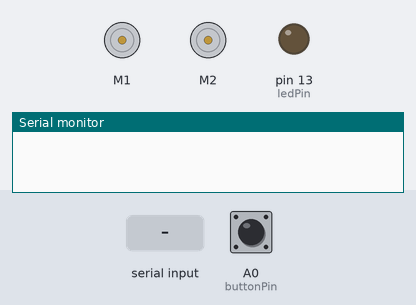
A sketch run on a simulated Arduino Uno, built with avr-gcc and run on an emulated ATmega328P. Parts: 2 × DC motor (green arrow = forward, orange = backward, longer = faster), output pins drawn as LEDs (lit = HIGH), the last lines printed to the serial monitor. The inputs (shaded band) are chosen by the test bench; at power-on: A0 (buttonPin) LOW.

Above: at 1.2 s.
1.3 s: "input_motor_ph_up" received over Serial
3.8 s: A0 (buttonPin) pulled HIGH for 0.15 s
At 3.87 s:
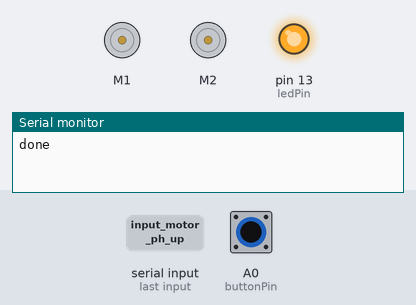
5.4 s: "input_motor_ph_down" received over Serial
7.9 s: A0 (buttonPin) pulled HIGH for 1 s
At 9.6 s:
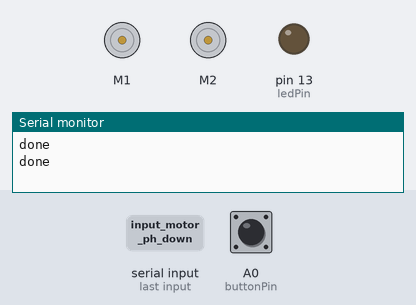
10.4 s: A0 (buttonPin) pulled HIGH for 3.2 s
At 10.8 s:
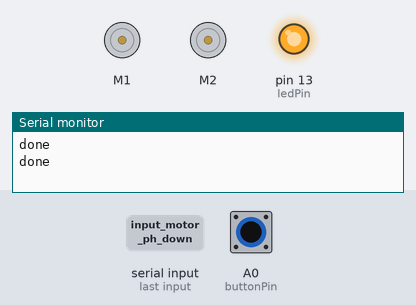
Timing chart, 0 to 15.1 s (numbered marks = the images above; inputs shaded):
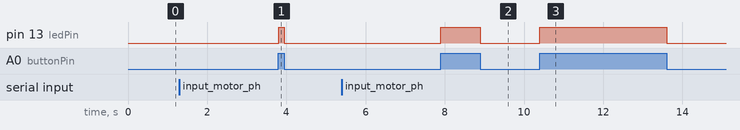

Measured:
- after the input at 3.8 s, pin 13 (ledPin): LOW → HIGH at once, → LOW 0.15 s later
- after the input at 7.9 s, pin 13 (ledPin): LOW → HIGH at once, → LOW 1.0 s later
- after the input at 10.4 s, pin 13 (ledPin): LOW → HIGH at once, → LOW 3.2 s later

The sketch:

arduino_sensors_finished.ino
```cpp
String action;


/// temp code
/// ---------

#include "DHT.h"
const int DHTPIN = 6;     // what temp pin we're connected to
//#define DHTTYPE DHT11   // DHT 11
#define DHTTYPE DHT22     // DHT 22  (AM2302)
//#define DHTTYPE DHT21   // DHT 21 (AM2301)
DHT dht(DHTPIN, DHTTYPE);


/// button code
/// ---------
const int buttonPin = A0;    // the number of the pushbutton pin
const int ledPin    = 13;    // the number of the LED pin
int buttonState     = 0;     // variable for reading the pushbutton status


/// motor driver code
/// ---------
#include <AFMotor.h>
AF_DCMotor motor1(1);
AF_DCMotor motor2(2);


/// rf code
/// ---------
#include <RCSwitch.h>
RCSwitch mySwitch = RCSwitch();


void setup() {

    Serial.begin(2000000);


    /// temp code
    /// ---------
    dht.begin();


    /// button code
    /// ---------
    // initialize the LED pin as an output:
    pinMode(ledPin, OUTPUT);
    // initialize the pushbutton pin as an input:
    pinMode(buttonPin, INPUT);


    /// rf code receive
    /// ---------
    mySwitch.enableReceive(1);
    // 0 for uno


    /// rf code transmit
    /// ---------
    mySwitch.enableTransmit(3);
    // 3 for uno
}


void loop() {

    // get action from raspberry pi
    if (Serial.available()) {
      action = Serial.readString();
    }


    // split string into parts
    String action_a = getValue(action, '|', 0);
    String action_b = getValue(action, '|', 1);
    String action_c = getValue(action, '|', 2);
    String action_d = getValue(action, '|', 3);


    // convert string parts into integers
    long action_b_int = action_b.toInt();
    int action_c_int  = action_c.toInt();
    int action_d_int  = action_d.toInt();

    /// temp code
    /// ---------
    if (action_a == "input_temp") {
      // Reading temperature or humidity takes about 250 milliseconds!
      // Sensor readings may also be up to 2 seconds 'old' (its a very slow sensor)
      float h = dht.readHumidity();
      float t = dht.readTemperature();

      // check if returns are valid, if they are NaN (not a number) then something went wrong!
      if (isnan(t) || isnan(h)) {
          Serial.println("Failed to read from DHT");
      } else {

          aprintf("%f|%f", t, h);

      }
    }


      /// button code
      /// ---------

      // read the state of the pushbutton value:
      buttonState = digitalRead(buttonPin);

      // check if the pushbutton is pressed.
      // if it is, the buttonState is HIGH:
      if (buttonState == HIGH) {
          // turn LED on:
          digitalWrite(ledPin, HIGH);
      }
      else {
          // turn LED off:
          digitalWrite(ledPin, LOW);
      }


    /// motor code
    /// ---------
    if (action_a == "input_motor_ph_up") {
      //Serial.println("pH up on");
      motor1.run(FORWARD);
      motor1.setSpeed(action_c_int);
      delay(action_b_int);
      motor1.run(RELEASE);
      Serial.println("done");
    }
    if (action_a == "input_motor_ph_down") {
      //Serial.println("pH down on");
      motor2.run(FORWARD);
      motor2.setSpeed(action_c_int);
      delay(action_b_int);
      motor2.run(RELEASE);
      Serial.println("done");
    }


    /// rf code receive
    /// ---------
    if (action_a == "input_read_rf") {

      Serial.print(mySwitch.getReceivedValue());
      Serial.print("|");
      Serial.print(mySwitch.getReceivedBitlength());
      Serial.print("|");
      Serial.print(mySwitch.getReceivedDelay());

    }


    /// rf code transmit
    /// ---------
    if (action_a == "input_send_rf") {

      // send 3 times to make sure code was successfully sent
      mySwitch.setPulseLength(action_d_int);
      mySwitch.send(action_b_int, action_c_int);

      mySwitch.setPulseLength(action_d_int);
      mySwitch.send(action_b_int, action_c_int);

      mySwitch.setPulseLength(action_d_int);
      mySwitch.send(action_b_int, action_c_int);

    }


    // reset the variable action
    action            = "";
    action_a          = "";
    action_b          = "";
    action_c          = "";
    action_d          = "";
    mySwitch.resetAvailable();
}


// functions


// split incoming string into seperate values
String getValue(String data, char separator, int index) {
    int found = 0;
    int strIndex[] = { 0, -1 };
    int maxIndex = data.length() - 1;

    for (int i = 0; i <= maxIndex && found <= index; i++) {
        if (data.charAt(i) == separator || i == maxIndex) {
            found++;
            strIndex[0] = strIndex[1] + 1;
            strIndex[1] = (i == maxIndex) ? i+1 : i;
        }
    }
    return found > index ? data.substring(strIndex[0], strIndex[1]) : "";
}


// print mutiple lines on sames return string
int aprintf(char *str, ...) {
  int i, j, count = 0;

  va_list argv;
  va_start(argv, str);
  for(i = 0, j = 0; str[i] != '\0'; i++) {
    if (str[i] == '%') {
      count++;

      Serial.write(reinterpret_cast<const uint8_t*>(str+j), i-j);

      switch (str[++i]) {
        case 'd': Serial.print(va_arg(argv, int));
          break;
        case 'l': Serial.print(va_arg(argv, long));
          break;
        case 'f': Serial.print(va_arg(argv, double));
          break;
        case 'c': Serial.print((char) va_arg(argv, int));
          break;
        case 's': Serial.print(va_arg(argv, char *));
          break;
        case '%': Serial.print("%");
          break;
        default:;
      };

      j = i+1;
    }
  };
  va_end(argv);

  if(i > j) {
    Serial.write(reinterpret_cast<const uint8_t*>(str+j), i-j);
  }

  return count;
}
```
